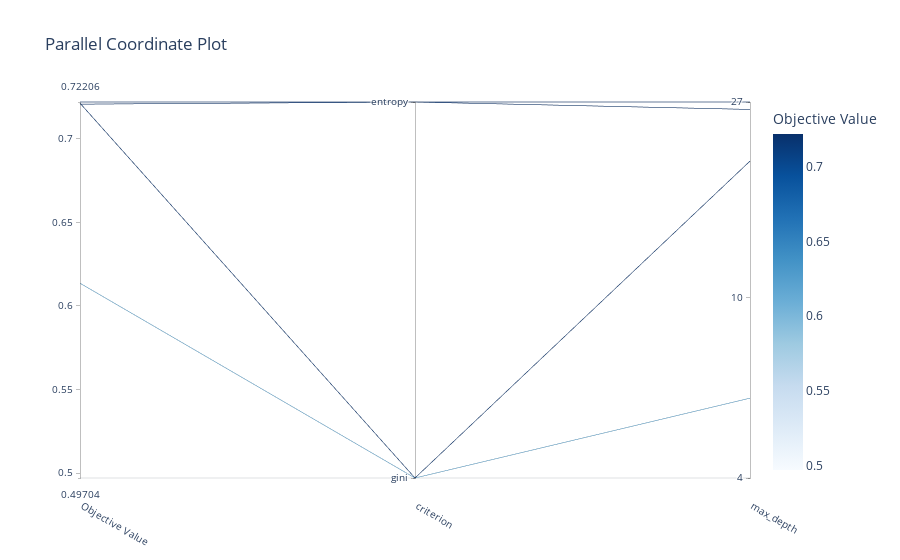

Notebook cell for this chart:
### Code cell
optuna.visualization.plot_parallel_coordinate(study)

### Figure 1 — Plotly figure (JSON) as saved in the notebook; plotly's stock layout.template omitted (floating-point values rounded to 4 significant figures)
{"data": [{"dimensions": [{"label": "Objective Value", "range": [0.497, 0.7221], "values": [0.7214, 0.7221, 0.6136, 0.7208, 0.497]}, {"label": "criterion", "range": [0, 1], "ticktext": ["gini", "entropy"], "tickvals": [0, 1], "values": [0, 1, 0, 1, 0]}, {"label": "max_depth", "range": [0.6021, 1.431], "ticktext": ["4", "10", "27"], "tickvals": [0.6021, 1, 1.431], "values": [1.301, 1.431, 0.7782, 1.415, 0.6021]}], "labelangle": 30, "labelside": "bottom", "line": {"color": [0.7214, 0.7221, 0.6136, 0.7208, 0.497], "colorbar": {"title": {"text": "Objective Value"}}, "colorscale": [[0, "rgb(247,251,255)"], [0.125, "rgb(222,235,247)"], [0.25, "rgb(198,219,239)"], [0.375, "rgb(158,202,225)"], [0.5, "rgb(107,174,214)"], [0.625, "rgb(66,146,198)"], [0.75, "rgb(33,113,181)"], [0.875, "rgb(8,81,156)"], [1, "rgb(8,48,107)"]], "reversescale": false, "showscale": true}, "type": "parcoords"}], "layout": {"title": {"text": "Parallel Coordinate Plot"}}}
